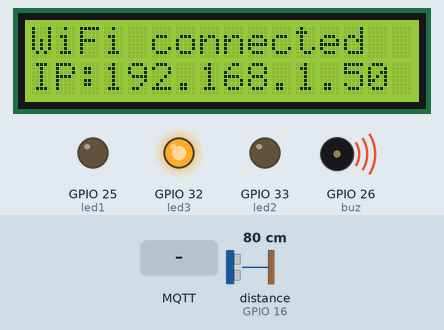
This sketch was run on a simulated ESP32. Parts: 16×2 character LCD, output pins drawn as LEDs (lit = HIGH), buzzer (waves = sounding, pin HIGH). The inputs (shaded band) are chosen by the test bench; at power-on: distance to the obstacle (sensor on GPIO 16) 80 cm. The echo pulse lasts 58.3 µs per cm; WiFi joins after 1.5 s; servers stay silent unless stated; no MQTT or app messages arrive unless stated; pins used as bus, display or sensor lines are not drawn; what the sketch prints to the serial monitor is not drawn.

Above: at 3.6 s.
7.9 s: MQTT message "true" arrives on the first subscribed topic
At 11.9 s:
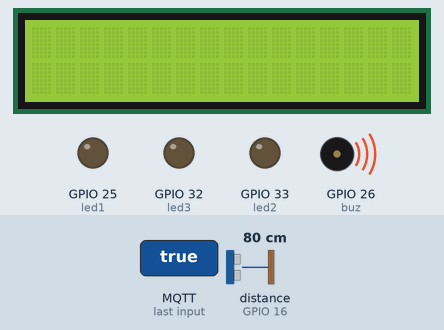
12.8 s: MQTT message "null" arrives on the first subscribed topic
At 13.1 s:
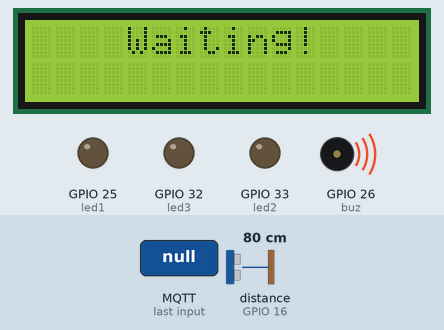
14.3 s: MQTT message "4" arrives on the first subscribed topic
At 14.9 s:
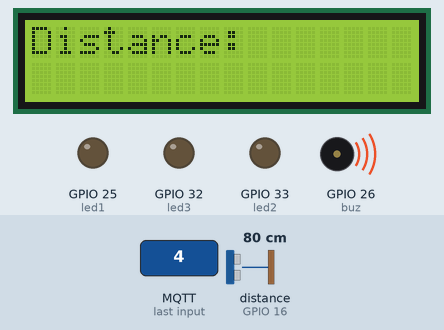
15.8 s: MQTT message "1" arrives on the second subscribed topic
At 16.1 s:
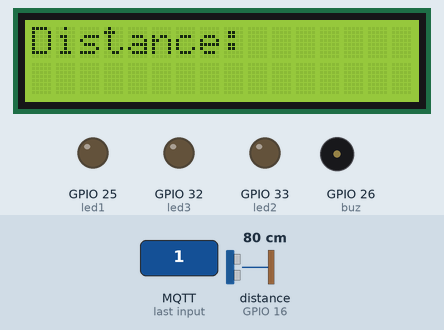
17.3 s: MQTT message "true" arrives on the second subscribed topic
At 18.1 s:
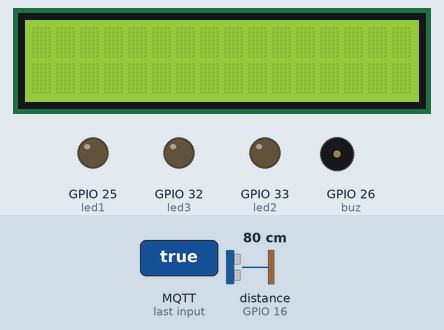
18.8 s: MQTT message "null" arrives on the second subscribed topic
At 20.1 s:
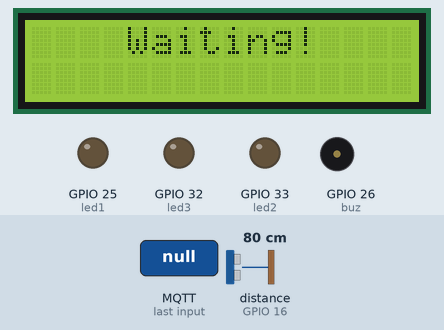
Timing chart, 0 to 21.3 s (numbered marks = the images above; inputs shaded):
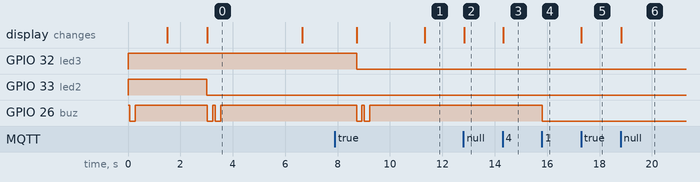

Measured:
- after the input at 7.9 s, the display: first differs from a run without the input after 3.4 s (image 1)
- after the input at 12.8 s, the display: changes at once (image 2)
- after the input at 14.3 s, the display: changes at once (image 3)
- after the input at 15.8 s, GPIO 26 (buz): HIGH → LOW at once
- after the input at 17.3 s, the display: changes at once (image 5)
- after the input at 18.8 s, the display: changes at once (image 6)
- by itself, GPIO 26 (buz): alternates HIGH for 0.10 s and LOW for 0.20 s, 4 changes in all, then stays HIGH

The sketch:

esp32.ino
```cpp
// Language: C
#include <WiFi.h>
#include <PubSubClient.h>
#include <LiquidCrystal_I2C.h>
#include <Wire.h>
LiquidCrystal_I2C lcd(0x27,16,2);
//RUN MQTT
//"C:\Program Files\mosquitto\mosquitto" -v
//Configure wifi
const char* ssid = "2i";
const char* password = "12341234";
//Configure MQTT
const char* mqtt_server = "192.168.43.72";
const unsigned int mqtt_port = 1883;
const char* pub_topic = "distance";
const char* sub_topic1 = "allow";
const char* sub_topic2 = "value";

boolean allow;

#define trigpin 17
#define echopin 16
#define buz 26
#define led1 25
#define led2 33
#define led3 32
void callback(char* topic, byte* payload, unsigned int length);
WiFiClient wifi;
PubSubClient client(mqtt_server,mqtt_port,callback,wifi);

void callback(char* topic, byte* payload, unsigned int length){
  Serial.print("Message from [");
  Serial.print(topic);
  Serial.print("]: ");
  String message;
  for (int i = 0; i < length ; i++) {

    message += (char)payload[i];
  }
  Serial.print(message);
  Serial.println("");
  if(message == "true"){
    allow = 1;
    lcd.clear();
  }
  else if(message == "false"){
    allow = 0;
  }
  else if(message == "null"){
    lcd.setCursor(0,0);
    lcd.print("    Waiting!    ");
    lcd.setCursor(0,1);
    lcd.print("                ");
  }
  else{
      float value = message.toFloat();
      if(value < 2 || value > 450){
        digitalWrite(buz, LOW);
      }
      else{
        digitalWrite(buz, HIGH);
      }
      //Serial.println(value);
      lcd.setCursor(0,0);
      lcd.print("Distance:    ");
      if(length == 4){
        lcd.setCursor(3,1);
        lcd.print("  ");
        lcd.setCursor(5,1);
        lcd.print(message);
        lcd.setCursor(9,1);
        lcd.print(" cm");
      }
      if(length == 5){
        lcd.setCursor(2,1);
        lcd.print("  ");
        lcd.setCursor(4,1);
        lcd.print(message);
        lcd.setCursor(9,1);
        lcd.print(" cm");
      }
      if(length == 6){
        lcd.setCursor(3,1);
        lcd.print(message);
        lcd.setCursor(9,1);
        lcd.print(" cm");
      }
  }
}
unsigned long timedelay = 0;
void setup_wifi(){
  delay(100);
  Serial.println("");
  Serial.print("Connecting to ");
  Serial.println(ssid);
  WiFi.mode(WIFI_STA);
  WiFi.begin(ssid,password);
  lcd.clear();
  lcd.setCursor(0,0);
  lcd.print("Connecting to... ");
  lcd.setCursor(0,1);
  lcd.print(ssid);
  while (WiFi.status() != WL_CONNECTED){
    delay(500);
    Serial.print(".");
  }
  lcd.clear();
  lcd.setCursor(0,0);
  lcd.print("WiFi connected");
  digitalWrite(led2,LOW);
  lcd.setCursor(0,1);
  lcd.print("IP: ");
  lcd.setCursor(3,1);
  lcd.print(WiFi.localIP());
  Serial.println("");
  Serial.println("WiFi connected");
  Serial.println("IP address: ");
  Serial.println(WiFi.localIP());
  beep();beep();
  delay(3000);
}
float distance(){
    unsigned long duration;
    float distance;
    digitalWrite(trigpin, LOW);
    delayMicroseconds(2);
    digitalWrite(trigpin, HIGH);
    delayMicroseconds(5);
    digitalWrite(trigpin, LOW);

    duration = pulseIn(echopin, HIGH);
    distance = (duration/2)*0.0343;
    return distance;
}
void beep(){
  digitalWrite(buz,LOW);
  delay(200);
  digitalWrite(buz,HIGH);
  delay(100);
}
void setup() {
    Serial.begin(115200);
    pinMode(buz,OUTPUT);
    pinMode(led1,OUTPUT);
    pinMode(led2,OUTPUT);
    pinMode(led3,OUTPUT);
    digitalWrite(buz,HIGH);
    digitalWrite(led1,LOW);
    digitalWrite(led2,HIGH);
    digitalWrite(led3,HIGH);
    Wire.begin(21,22);
    lcd.begin();
    lcd.clear();
    lcd.backlight();
    lcd.setCursor(4,0);
    lcd.print("Welcom!");
    beep();
    delay(1000);

    setup_wifi();
    pinMode(trigpin, OUTPUT);
    pinMode(echopin, INPUT);

    client.setServer(mqtt_server, mqtt_port);
    client.setCallback(callback);

}
void reconnect() {
  while (!client.connected()){
    if(WiFi.isConnected()==0){
      break;
    }
    Serial.print("Connecting to MOSQUITTO MQTT...");
    lcd.clear();
    lcd.setCursor(0,0);
    lcd.print("Connecting to...");
    lcd.setCursor(4,1);
    lcd.print("Server");
    digitalWrite(led3,HIGH);
    delay(2000);
    if(client.connect("ESP32client")) {
     Serial.println("");
     Serial.println("MQTT connected");
     lcd.clear();
     lcd.setCursor(0,0);
     lcd.print("Server connected");
     digitalWrite(led3,LOW);
     beep();beep();
     client.subscribe(sub_topic1);
     client.subscribe(sub_topic2);
     delay(2000);
    }
    else{
      Serial.println("");
      Serial.println("MQTT connection failed ");
      Serial.println("Please try again in 3 seconds");
      lcd.clear();
      lcd.setCursor(0,0);
      lcd.print("Server connect");
      lcd.setCursor(4,1);
      lcd.print("Failed");
      delay(3000);
    }
  }

}
unsigned long time1 = 0;
void loop() {
  if(WiFi.isConnected()){
    digitalWrite(led2, LOW);
    if(!client.connected()){
      reconnect();
    }
  }
  else{
    digitalWrite(led2, HIGH);
    setup_wifi();
  }
  if(allow == 1){
    char string[8];
    dtostrf(distance(), 1, 2, string);
    if((unsigned long) (millis() - time1) > 200){
    client.publish(pub_topic,string);
    time1 = millis();
    }
   }
  client.loop();
}
```
